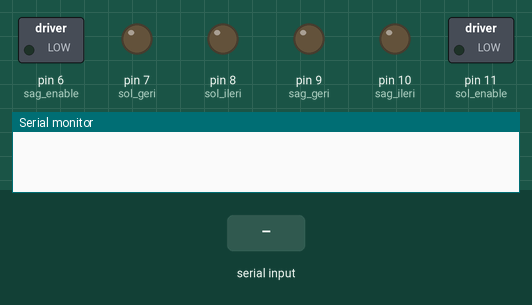
The sketch below on a simulated Arduino Uno, built with avr-gcc and run on an emulated ATmega328P. Shown: switched loads named in the sketch (green lamp = pin HIGH), output pins drawn as LEDs (lit = HIGH), the last lines printed to the serial monitor. The inputs (shaded band) are chosen by the test bench.

Above: at 1.2 s.
1.3 s: "F" received over Serial
At 1.8 s:
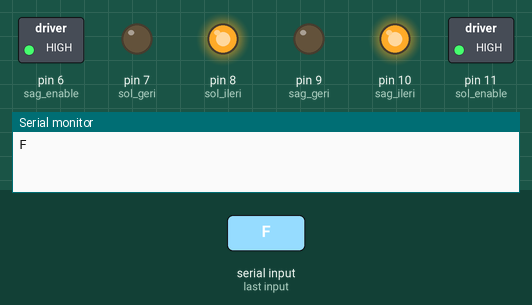
2.8 s: "R" received over Serial
At 4.0 s:
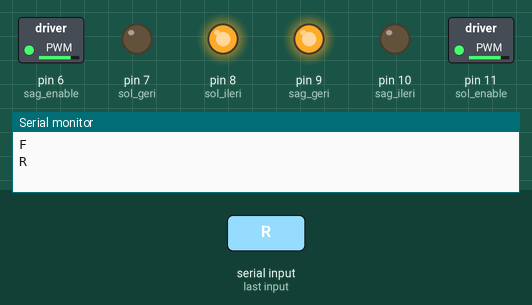
4.3 s: "L" received over Serial
At 5.3 s:
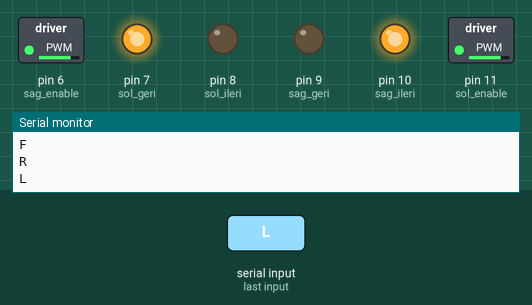
5.8 s: "B" received over Serial
At 6.5 s:
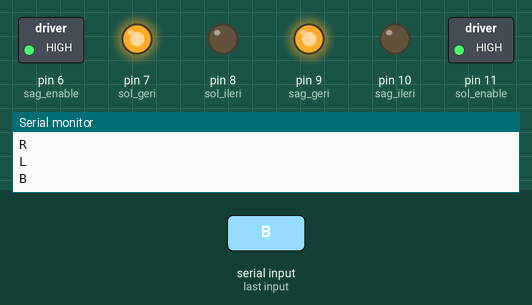
7.3 s: "S" received over Serial
At 7.6 s:
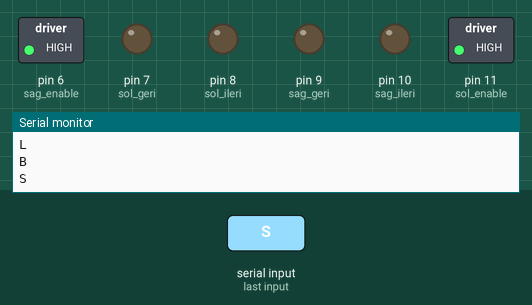
8.8 s: "F" received over Serial
At 9.9 s:
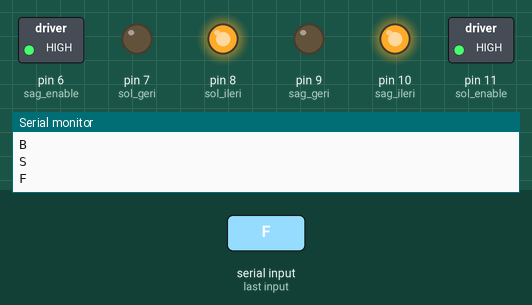
Timing chart, 0 to 11.3 s (numbered marks = the images above; inputs shaded):
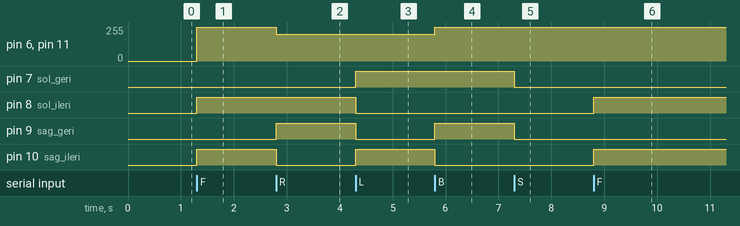

The sketch:

Bluetooth_Kontrol_Arac_Kod.ino
```cpp
/* Bluetooth Kontrollü Araç */
const int sol_enable = 11;  // ENABLE A
const int sag_ileri = 10;   // INPUT 1
const int sag_geri = 9;     // INPUT 2
const int sol_ileri = 8;    // INPUT 3
const int sol_geri = 7;     // INPUT 4
const int sag_enable = 6;   // ENABLE B

void setup(){
  pinMode(sag_ileri, OUTPUT);
  pinMode(sag_geri, OUTPUT);
  pinMode(sol_ileri, OUTPUT);
  pinMode(sol_geri, OUTPUT);
  pinMode(sag_enable, OUTPUT);
  pinMode(sol_enable, OUTPUT);
  Serial.begin(9600);
}

void loop() {
  if (Serial.available() > 0) {
    char gelen_veri = Serial.read();
    Serial.println(gelen_veri);

    if( gelen_veri == 'F' ) { // gelen_veri 'F' ise
    /* araç ileri gitsin */
      digitalWrite(sag_ileri, 1);
      digitalWrite(sag_geri, 0);
      digitalWrite(sol_ileri, 1);
      digitalWrite(sol_geri, 0);
      analogWrite(sag_enable, 255); // motor hızları 255 PWM
      analogWrite(sol_enable, 255);
    }

    if( gelen_veri == 'R' ) { // gelen_veri 'R' ise
    /* araç sağa dönsün */
      digitalWrite(sag_ileri, 0);
      digitalWrite(sag_geri, 1);
      digitalWrite(sol_ileri, 1);
      digitalWrite(sol_geri, 0);
      analogWrite(sag_enable, 200); // motor hızları 200 PWM
      analogWrite(sol_enable, 200);
    }

    if( gelen_veri == 'L' ) { // gelen_veri 'L' ise
    /* araç sola dönsün */
      digitalWrite(sag_ileri, 1);
      digitalWrite(sag_geri, 0);
      digitalWrite(sol_ileri, 0);
      digitalWrite(sol_geri, 1);
      analogWrite(sag_enable, 200); // motor hızları 200 PWM
      analogWrite(sol_enable, 200);
    }

    if( gelen_veri == 'B' ) { // gelen_veri 'B' ise
    /* araç geri gitsin */
      digitalWrite(sag_ileri, 0);
      digitalWrite(sag_geri, 1);
      digitalWrite(sol_ileri, 0);
      digitalWrite(sol_geri, 1);
      analogWrite(sag_enable, 255); // motor hızları 255 PWM
      analogWrite(sol_enable, 255);
    }

    if( gelen_veri == 'S' ) { // gelen_veri 'S' ise
    /* araç dursun */
      digitalWrite(sag_ileri, 0);
      digitalWrite(sag_geri, 0);
      digitalWrite(sol_ileri, 0);
      digitalWrite(sol_geri, 0);
    }
  }
}
```

Measured:
- after the input at 1.3 s, pin 6 (sag_enable), pin 11 (sol_enable): 0/255 → 255/255 at once; pin 8 (sol_ileri), pin 10 (sag_ileri): LOW → HIGH at once
- after the input at 2.8 s, pin 6 (sag_enable), pin 11 (sol_enable): 255/255 → 200/255 at once; pin 9 (sag_geri): LOW → HIGH at once; pin 10 (sag_ileri): HIGH → LOW at once
- after the input at 4.3 s, pin 7 (sol_geri), pin 10 (sag_ileri): LOW → HIGH at once; pin 8 (sol_ileri), pin 9 (sag_geri): HIGH → LOW at once
- after the input at 5.8 s, pin 6 (sag_enable), pin 11 (sol_enable): 200/255 → 255/255 at once; pin 9 (sag_geri): LOW → HIGH at once; pin 10 (sag_ileri): HIGH → LOW at once
- after the input at 7.3 s, pin 7 (sol_geri), pin 9 (sag_geri): HIGH → LOW at once
- after the input at 8.8 s, pin 8 (sol_ileri), pin 10 (sag_ileri): LOW → HIGH at once
